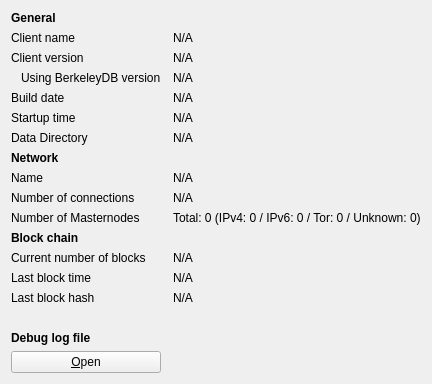
     <widget class="QWidget" name="tab_info">
      <attribute name="title">
       <string>&amp;Information</string>
      </attribute>
      <layout class="QGridLayout" name="gridLayout" columnstretch="0,0">
       <property name="horizontalSpacing">
        <number>12</number>
       </property>
       <item row="0" column="0">
        <widget class="QLabel" name="generalHeader">
         <property name="font">
          <font>
           <weight>75</weight>
           <bold>true</bold>
          </font>
         </property>
         <property name="text">
          <string>General</string>
         </property>
        </widget>
       </item>
       <item row="1" column="0">
        <widget class="QLabel" name="clientNameLabel">
         <property name="text">
          <string>Client name</string>
         </property>
        </widget>
       </item>
       <item row="1" column="1">
        <widget class="QLabel" name="clientName">
         <property name="cursor">
          <cursorShape>IBeamCursor</cursorShape>
         </property>
         <property name="text">
          <string>N/A</string>
         </property>
         <property name="textFormat">
          <enum>Qt::PlainText</enum>
         </property>
         <property name="textInteractionFlags">
          <set>Qt::LinksAccessibleByMouse|Qt::TextSelectableByKeyboard|Qt::TextSelectableByMouse</set>
         </property>
        </widget>
       </item>
       <item row="2" column="0">
        <widget class="QLabel" name="clientVersionLabel">
         <property name="text">
          <string>Client version</string>
         </property>
        </widget>
       </item>
       <item row="2" column="1">
        <widget class="QLabel" name="clientVersion">
         <property name="cursor">
          <cursorShape>IBeamCursor</cursorShape>
         </property>
         <property name="text">
          <string>N/A</string>
         </property>
         <property name="textFormat">
          <enum>Qt::PlainText</enum>
         </property>
         <property name="textInteractionFlags">
          <set>Qt::LinksAccessibleByMouse|Qt::TextSelectableByKeyboard|Qt::TextSelectableByMouse</set>
         </property>
        </widget>
       </item>
       <item row="3" column="0">
        <widget class="QLabel" name="berkeleyDBVersionLabel">
         <property name="text">
          <string>Using BerkeleyDB version</string>
         </property>
         <property name="indent">
          <number>10</number>
         </property>
        </widget>
       </item>
       <item row="3" column="1">
        <widget class="QLabel" name="berkeleyDBVersion">
         <property name="cursor">
          <cursorShape>IBeamCursor</cursorShape>
         </property>
         <property name="text">
          <string>N/A</string>
         </property>
         <property name="textFormat">
          <enum>Qt::PlainText</enum>
         </property>
         <property name="textInteractionFlags">
          <set>Qt::LinksAccessibleByMouse|Qt::TextSelectableByKeyboard|Qt::TextSelectableByMouse</set>
         </property>
        </widget>
       </item>
       <item row="4" column="0">
        <widget class="QLabel" name="buildDateLabel">
         <property name="text">
          <string>Build date</string>
         </property>
        </widget>
       </item>
       <item row="4" column="1">
        <widget class="QLabel" name="buildDate">
         <property name="cursor">
          <cursorShape>IBeamCursor</cursorShape>
         </property>
         <property name="text">
          <string>N/A</string>
         </property>
         <property name="textFormat">
          <enum>Qt::PlainText</enum>
         </property>
         <property name="textInteractionFlags">
          <set>Qt::LinksAccessibleByMouse|Qt::TextSelectableByKeyboard|Qt::TextSelectableByMouse</set>
         </property>
        </widget>
       </item>
       <item row="5" column="0">
        <widget class="QLabel" name="startupTimeLabel">
         <property name="text">
          <string>Startup time</string>
         </property>
        </widget>
       </item>
       <item row="5" column="1">
        <widget class="QLabel" name="startupTime">
         <property name="cursor">
          <cursorShape>IBeamCursor</cursorShape>
         </property>
         <property name="text">
          <string>N/A</string>
         </property>
         <property name="textFormat">
          <enum>Qt::PlainText</enum>
         </property>
         <property name="textInteractionFlags">
          <set>Qt::LinksAccessibleByMouse|Qt::TextSelectableByKeyboard|Qt::TextSelectableByMouse</set>
         </property>
        </widget>
       </item>
       <item row="6" column="0">
        <widget class="QLabel" name="dataDirLabel">
         <property name="text">
          <string>Data Directory</string>
         </property>
        </widget>
       </item>
       <item row="6" column="1">
        <widget class="QLabel" name="dataDir">
         <property name="text">
          <string>N/A</string>
         </property>
        </widget>
       </item>
       <item row="7" column="0">
        <widget class="QLabel" name="networkHeader">
         <property name="font">
          <font>
           <weight>75</weight>
           <bold>true</bold>
          </font>
         </property>
         <property name="text">
          <string>Network</string>
         </property>
        </widget>
       </item>
       <item row="8" column="0">
        <widget class="QLabel" name="networkNameLabel">
         <property name="text">
          <string>Name</string>
         </property>
        </widget>
       </item>
       <item row="8" column="1">
        <widget class="QLabel" name="networkName">
         <property name="cursor">
          <cursorShape>IBeamCursor</cursorShape>
         </property>
         <property name="text">
          <string>N/A</string>
         </property>
         <property name="textFormat">
          <enum>Qt::PlainText</enum>
         </property>
         <property name="textInteractionFlags">
          <set>Qt::LinksAccessibleByMouse|Qt::TextSelectableByKeyboard|Qt::TextSelectableByMouse</set>
         </property>
        </widget>
       </item>
       <item row="9" column="0">
        <widget class="QLabel" name="numberOfConnectionsLabel">
         <property name="text">
          <string>Number of connections</string>
         </property>
        </widget>
       </item>
       <item row="9" column="1">
        <widget class="QLabel" name="numberOfConnections">
         <property name="cursor">
          <cursorShape>IBeamCursor</cursorShape>
         </property>
         <property name="text">
          <string>N/A</string>
         </property>
         <property name="textFormat">
          <enum>Qt::PlainText</enum>
         </property>
         <property name="textInteractionFlags">
          <set>Qt::LinksAccessibleByMouse|Qt::TextSelectableByKeyboard|Qt::TextSelectableByMouse</set>
         </property>
        </widget>
       </item>
       <item row="10" column="0">
        <widget class="QLabel" name="masternodeCountLabel">
         <property name="text">
          <string>Number of Masternodes</string>
         </property>
        </widget>
       </item>
       <item row="10" column="1">
        <widget class="QLabel" name="masternodeCount">
         <property name="cursor">
          <cursorShape>IBeamCursor</cursorShape>
         </property>
         <property name="text">
          <string>Total: 0 (IPv4: 0 / IPv6: 0 / Tor: 0 / Unknown: 0)</string>
         </property>
         <property name="textFormat">
          <enum>Qt::PlainText</enum>
         </property>
         <property name="textInteractionFlags">
          <set>Qt::LinksAccessibleByMouse|Qt::TextSelectableByKeyboard|Qt::TextSelectableByMouse</set>
         </property>
        </widget>
       </item>
       <item row="11" column="0">
        <widget class="QLabel" name="blockchainHeader">
         <property name="font">
          <font>
           <weight>75</weight>
           <bold>true</bold>
          </font>
         </property>
         <property name="text">
          <string>Block chain</string>
         </property>
        </widget>
       </item>
       <item row="12" column="0">
        <widget class="QLabel" name="numberOfBlocksLabel">
         <property name="text">
          <string>Current number of blocks</string>
         </property>
        </widget>
       </item>
       <item row="12" column="1">
        <widget class="QLabel" name="numberOfBlocks">
         <property name="cursor">
          <cursorShape>IBeamCursor</cursorShape>
         </property>
         <property name="text">
          <string>N/A</string>
         </property>
         <property name="textFormat">
          <enum>Qt::PlainText</enum>
         </property>
         <property name="textInteractionFlags">
          <set>Qt::LinksAccessibleByMouse|Qt::TextSelectableByKeyboard|Qt::TextSelectableByMouse</set>
         </property>
        </widget>
       </item>
       <item row="13" column="0">
        <widget class="QLabel" name="lastBlockTimeLabel">
         <property name="text">
          <string>Last block time</string>
         </property>
        </widget>
       </item>
       <item row="13" column="1">
        <widget class="QLabel" name="lastBlockTime">
         <property name="cursor">
          <cursorShape>IBeamCursor</cursorShape>
         </property>
         <property name="text">
          <string>N/A</string>
         </property>
         <property name="textFormat">
          <enum>Qt::PlainText</enum>
         </property>
         <property name="textInteractionFlags">
          <set>Qt::LinksAccessibleByMouse|Qt::TextSelectableByKeyboard|Qt::TextSelectableByMouse</set>
         </property>
        </widget>
       </item>
       <item row="14" column="0">
        <widget class="QLabel" name="lastBlockHashLabel">
         <property name="text">
          <string>Last block hash</string>
         </property>
        </widget>
       </item>
       <item row="14" column="1">
        <widget class="QLabel" name="lastBlockHash">
         <property name="text">
          <string>N/A</string>
         </property>
        </widget>
       </item>
       <item row="15" column="0">
        <spacer name="verticalSpacer_2">
         <property name="orientation">
          <enum>Qt::Vertical</enum>
         </property>
         <property name="sizeHint" stdset="0">
          <size>
           <width>20</width>
           <height>20</height>
          </size>
         </property>
        </spacer>
       </item>
       <item row="16" column="0">
        <widget class="QLabel" name="debugLogFileHeader">
         <property name="font">
          <font>
           <weight>75</weight>
           <bold>true</bold>
          </font>
         </property>
         <property name="text">
          <string>Debug log file</string>
         </property>
        </widget>
       </item>
       <item row="17" column="0">
        <widget class="QPushButton" name="openDebugLogfileButton">
         <property name="toolTip">
          <string>Open the Hempy Coin debug log file from the current data directory. This can take a few seconds for large log files.</string>
         </property>
         <property name="text">
          <string>&amp;Open</string>
         </property>
         <property name="autoDefault">
          <bool>false</bool>
         </property>
        </widget>
       </item>
      </layout>
     </widget>
